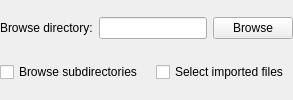
<?xml version="1.0" encoding="UTF-8"?>
<ui version="4.0">
 <class>DirWidget</class>
 <widget class="QWidget" name="DirWidget">
  <layout class="QGridLayout" name="gridLayout">
   <property name="margin">
    <number>0</number>
   </property>
   <item row="0" column="0">
    <widget class="QLabel" name="label">
     <property name="sizePolicy">
      <sizepolicy hsizetype="Maximum" vsizetype="Preferred">
       <horstretch>0</horstretch>
       <verstretch>0</verstretch>
      </sizepolicy>
     </property>
     <property name="text">
      <string>Browse directory:</string>
     </property>
    </widget>
   </item>
   <item row="0" column="3">
    <widget class="QPushButton" name="dirPushButton">
     <property name="sizePolicy">
      <sizepolicy hsizetype="Maximum" vsizetype="Fixed">
       <horstretch>0</horstretch>
       <verstretch>0</verstretch>
      </sizepolicy>
     </property>
     <property name="text">
      <string>Browse</string>
     </property>
    </widget>
   </item>
   <item row="2" column="2" colspan="2">
    <widget class="QCheckBox" name="selectImportedCheckBox">
     <property name="text">
      <string>Select imported files</string>
     </property>
    </widget>
   </item>
   <item row="0" column="1" colspan="2">
    <widget class="QLineEdit" name="dirLineEdit"/>
   </item>
   <item row="2" column="0" colspan="2">
    <widget class="QCheckBox" name="dirCheckBox">
     <property name="text">
      <string>Browse subdirectories</string>
     </property>
    </widget>
   </item>
  </layout>
 </widget>
 <tabstops>
  <tabstop>dirLineEdit</tabstop>
  <tabstop>dirPushButton</tabstop>
  <tabstop>dirCheckBox</tabstop>
  <tabstop>selectImportedCheckBox</tabstop>
 </tabstops>
 <resources/>
 <connections/>
</ui>
